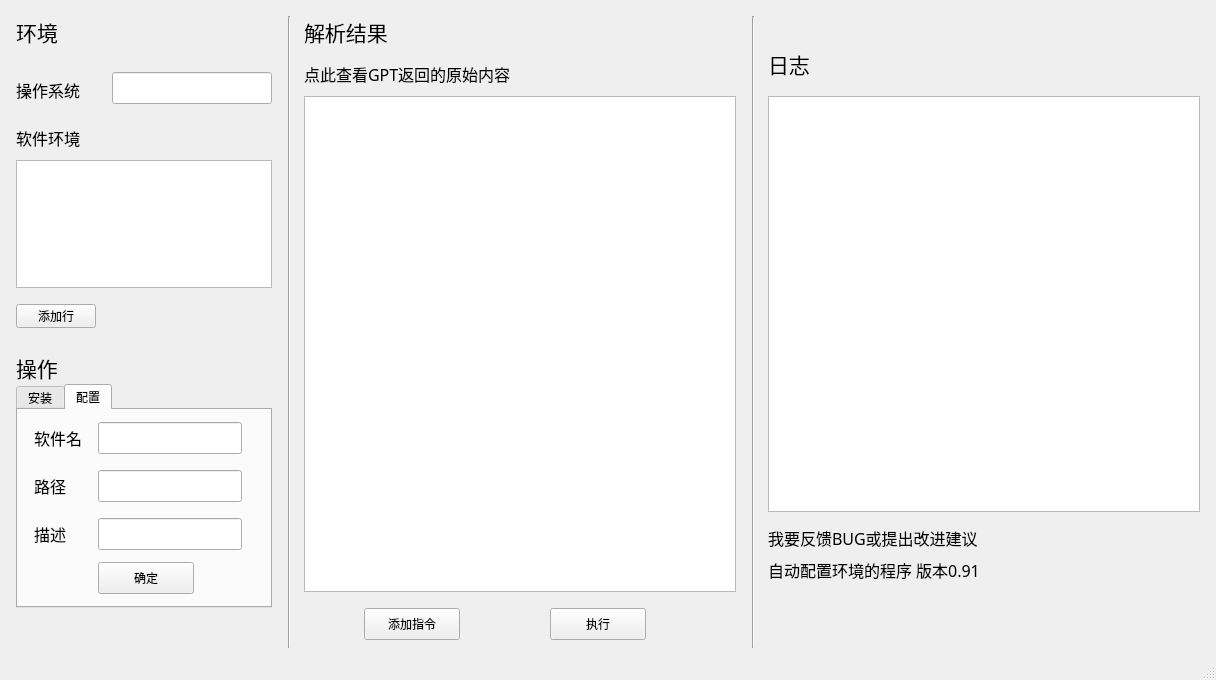
<?xml version="1.0" encoding="UTF-8"?>
<ui version="4.0">
 <class>MainWindow</class>
 <widget class="QMainWindow" name="MainWindow">
  <property name="geometry">
   <rect>
    <x>0</x>
    <y>0</y>
    <width>1216</width>
    <height>680</height>
   </rect>
  </property>
  <property name="windowTitle">
   <string>MainWindow</string>
  </property>
  <widget class="QWidget" name="centralwidget">
   <widget class="QLabel" name="label">
    <property name="geometry">
     <rect>
      <x>16</x>
      <y>16</y>
      <width>72</width>
      <height>32</height>
     </rect>
    </property>
    <property name="font">
     <font>
      <family>楷体</family>
      <pointsize>16</pointsize>
     </font>
    </property>
    <property name="text">
     <string>环境</string>
    </property>
   </widget>
   <widget class="QLabel" name="label_2">
    <property name="geometry">
     <rect>
      <x>16</x>
      <y>80</y>
      <width>96</width>
      <height>20</height>
     </rect>
    </property>
    <property name="font">
     <font>
      <family>楷体</family>
      <pointsize>12</pointsize>
     </font>
    </property>
    <property name="text">
     <string>操作系统</string>
    </property>
   </widget>
   <widget class="QLineEdit" name="lineEdit_OS">
    <property name="geometry">
     <rect>
      <x>112</x>
      <y>72</y>
      <width>160</width>
      <height>32</height>
     </rect>
    </property>
   </widget>
   <widget class="QLabel" name="label_3">
    <property name="geometry">
     <rect>
      <x>16</x>
      <y>128</y>
      <width>96</width>
      <height>20</height>
     </rect>
    </property>
    <property name="font">
     <font>
      <family>楷体</family>
      <pointsize>12</pointsize>
     </font>
    </property>
    <property name="text">
     <string>软件环境</string>
    </property>
   </widget>
   <widget class="QPushButton" name="pushButton_AddEnvLine">
    <property name="geometry">
     <rect>
      <x>16</x>
      <y>304</y>
      <width>80</width>
      <height>24</height>
     </rect>
    </property>
    <property name="text">
     <string>添加行</string>
    </property>
   </widget>
   <widget class="QTableView" name="tableView_Env">
    <property name="geometry">
     <rect>
      <x>16</x>
      <y>160</y>
      <width>256</width>
      <height>128</height>
     </rect>
    </property>
   </widget>
   <widget class="QLabel" name="label_4">
    <property name="geometry">
     <rect>
      <x>16</x>
      <y>352</y>
      <width>128</width>
      <height>32</height>
     </rect>
    </property>
    <property name="font">
     <font>
      <family>楷体</family>
      <pointsize>16</pointsize>
     </font>
    </property>
    <property name="text">
     <string>操作</string>
    </property>
   </widget>
   <widget class="QTabWidget" name="tabWidget">
    <property name="geometry">
     <rect>
      <x>16</x>
      <y>384</y>
      <width>256</width>
      <height>224</height>
     </rect>
    </property>
    <property name="currentIndex">
     <number>1</number>
    </property>
    <widget class="QWidget" name="tab">
     <attribute name="title">
      <string>安装</string>
     </attribute>
     <widget class="QLabel" name="label_5">
      <property name="geometry">
       <rect>
        <x>16</x>
        <y>15</y>
        <width>80</width>
        <height>24</height>
       </rect>
      </property>
      <property name="font">
       <font>
        <family>楷体</family>
        <pointsize>12</pointsize>
       </font>
      </property>
      <property name="text">
       <string>软件名</string>
      </property>
     </widget>
     <widget class="QLineEdit" name="lineEdit_Install">
      <property name="geometry">
       <rect>
        <x>16</x>
        <y>48</y>
        <width>208</width>
        <height>32</height>
       </rect>
      </property>
     </widget>
     <widget class="QPushButton" name="pushButton_Install">
      <property name="geometry">
       <rect>
        <x>80</x>
        <y>96</y>
        <width>96</width>
        <height>32</height>
       </rect>
      </property>
      <property name="text">
       <string>确定</string>
      </property>
     </widget>
    </widget>
    <widget class="QWidget" name="tab_2">
     <attribute name="title">
      <string>配置</string>
     </attribute>
     <widget class="QLabel" name="label_6">
      <property name="geometry">
       <rect>
        <x>16</x>
        <y>16</y>
        <width>64</width>
        <height>24</height>
       </rect>
      </property>
      <property name="font">
       <font>
        <family>楷体</family>
        <pointsize>12</pointsize>
       </font>
      </property>
      <property name="text">
       <string>软件名</string>
      </property>
     </widget>
     <widget class="QLineEdit" name="lineEdit_CfName">
      <property name="geometry">
       <rect>
        <x>80</x>
        <y>12</y>
        <width>144</width>
        <height>32</height>
       </rect>
      </property>
     </widget>
     <widget class="QLabel" name="label_7">
      <property name="geometry">
       <rect>
        <x>16</x>
        <y>64</y>
        <width>64</width>
        <height>24</height>
       </rect>
      </property>
      <property name="font">
       <font>
        <family>楷体</family>
        <pointsize>12</pointsize>
       </font>
      </property>
      <property name="text">
       <string>路径</string>
      </property>
     </widget>
     <widget class="QLineEdit" name="lineEdit_CfPth">
      <property name="geometry">
       <rect>
        <x>80</x>
        <y>60</y>
        <width>144</width>
        <height>32</height>
       </rect>
      </property>
     </widget>
     <widget class="QLabel" name="label_8">
      <property name="geometry">
       <rect>
        <x>16</x>
        <y>112</y>
        <width>64</width>
        <height>24</height>
       </rect>
      </property>
      <property name="font">
       <font>
        <family>楷体</family>
        <pointsize>12</pointsize>
       </font>
      </property>
      <property name="text">
       <string>描述</string>
      </property>
     </widget>
     <widget class="QLineEdit" name="lineEdit_CfDscp">
      <property name="geometry">
       <rect>
        <x>80</x>
        <y>108</y>
        <width>144</width>
        <height>32</height>
       </rect>
      </property>
     </widget>
     <widget class="QPushButton" name="pushButton_Conf">
      <property name="geometry">
       <rect>
        <x>80</x>
        <y>152</y>
        <width>96</width>
        <height>32</height>
       </rect>
      </property>
      <property name="text">
       <string>确定</string>
      </property>
     </widget>
    </widget>
   </widget>
   <widget class="Line" name="line">
    <property name="geometry">
     <rect>
      <x>288</x>
      <y>16</y>
      <width>3</width>
      <height>632</height>
     </rect>
    </property>
    <property name="orientation">
     <enum>Qt::Vertical</enum>
    </property>
   </widget>
   <widget class="QLabel" name="label_9">
    <property name="geometry">
     <rect>
      <x>304</x>
      <y>16</y>
      <width>128</width>
      <height>32</height>
     </rect>
    </property>
    <property name="font">
     <font>
      <family>楷体</family>
      <pointsize>16</pointsize>
     </font>
    </property>
    <property name="text">
     <string>解析结果</string>
    </property>
   </widget>
   <widget class="QLabel" name="label_rawgpt">
    <property name="geometry">
     <rect>
      <x>304</x>
      <y>64</y>
      <width>384</width>
      <height>20</height>
     </rect>
    </property>
    <property name="font">
     <font>
      <family>楷体</family>
      <pointsize>12</pointsize>
      <underline>true</underline>
     </font>
    </property>
    <property name="text">
     <string>点此查看GPT返回的原始内容</string>
    </property>
   </widget>
   <widget class="QListWidget" name="copt_list">
    <property name="geometry">
     <rect>
      <x>304</x>
      <y>96</y>
      <width>432</width>
      <height>496</height>
     </rect>
    </property>
   </widget>
   <widget class="QPushButton" name="button_addcmd">
    <property name="geometry">
     <rect>
      <x>364</x>
      <y>608</y>
      <width>96</width>
      <height>32</height>
     </rect>
    </property>
    <property name="text">
     <string>添加指令</string>
    </property>
   </widget>
   <widget class="QPushButton" name="button_cmdexec">
    <property name="geometry">
     <rect>
      <x>550</x>
      <y>608</y>
      <width>96</width>
      <height>32</height>
     </rect>
    </property>
    <property name="text">
     <string>执行</string>
    </property>
   </widget>
   <widget class="Line" name="line_2">
    <property name="geometry">
     <rect>
      <x>752</x>
      <y>16</y>
      <width>3</width>
      <height>632</height>
     </rect>
    </property>
    <property name="orientation">
     <enum>Qt::Vertical</enum>
    </property>
   </widget>
   <widget class="QLabel" name="label_10">
    <property name="geometry">
     <rect>
      <x>768</x>
      <y>48</y>
      <width>128</width>
      <height>32</height>
     </rect>
    </property>
    <property name="font">
     <font>
      <family>楷体</family>
      <pointsize>16</pointsize>
     </font>
    </property>
    <property name="text">
     <string>日志</string>
    </property>
   </widget>
   <widget class="QTextEdit" name="text_log">
    <property name="geometry">
     <rect>
      <x>768</x>
      <y>96</y>
      <width>432</width>
      <height>416</height>
     </rect>
    </property>
   </widget>
   <widget class="QLabel" name="label_report">
    <property name="geometry">
     <rect>
      <x>768</x>
      <y>528</y>
      <width>384</width>
      <height>20</height>
     </rect>
    </property>
    <property name="font">
     <font>
      <family>楷体</family>
      <pointsize>12</pointsize>
      <underline>true</underline>
     </font>
    </property>
    <property name="text">
     <string>我要反馈BUG或提出改进建议</string>
    </property>
   </widget>
   <widget class="QLabel" name="label_11">
    <property name="geometry">
     <rect>
      <x>768</x>
      <y>560</y>
      <width>384</width>
      <height>20</height>
     </rect>
    </property>
    <property name="font">
     <font>
      <family>楷体</family>
      <pointsize>12</pointsize>
     </font>
    </property>
    <property name="text">
     <string>自动配置环境的程序 版本0.91</string>
    </property>
   </widget>
  </widget>
  <widget class="QMenuBar" name="menubar">
   <property name="geometry">
    <rect>
     <x>0</x>
     <y>0</y>
     <width>1216</width>
     <height>25</height>
    </rect>
   </property>
  </widget>
  <widget class="QStatusBar" name="statusbar"/>
 </widget>
 <resources/>
 <connections/>
</ui>
